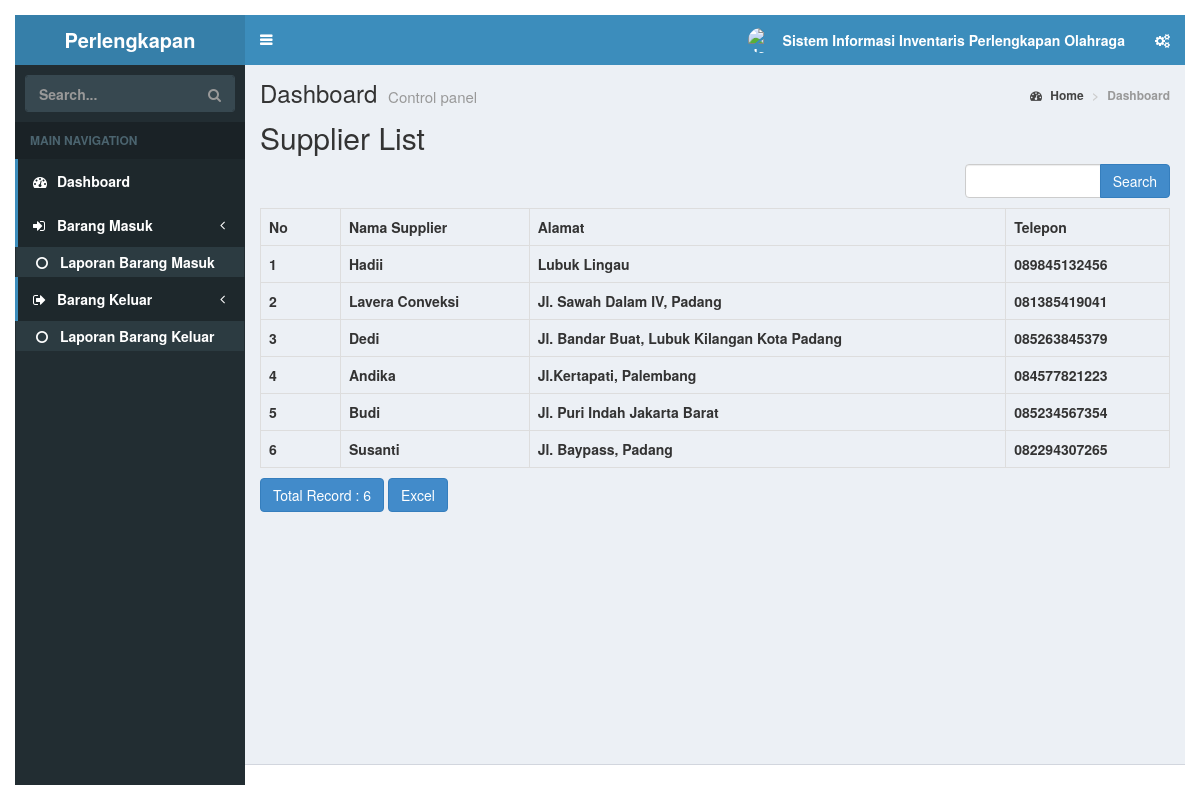
Page /index.php/supplier on the committed database.
### tables this page shows
CREATE TABLE `supplier` (
  `id_supplier` int(11) NOT NULL,
  `nama_supplier` varchar(50) NOT NULL,
  `alamat` varchar(100) NOT NULL,
  `telepon` varchar(15) NOT NULL
);

### application/controllers/Supplier.php (called while the page is built, shortened)
<?php
class Supplier extends CI_Controller
{
    function __construct()
    {
        $this->load->model('MSupplier');
        $this->load->library('form_validation');
    }
    public function index()
    {
        $q = urldecode($this->input->get('q', TRUE));
        $start = intval($this->input->get('start'));
        if ($q <> '') {
            $config['base_url'] = base_url() . 'supplier/index.html?q=' . urlencode($q);
            $config['first_url'] = base_url() . 'supplier/index.html?q=' . urlencode($q);
        } else {
            $config['base_url'] = base_url() . 'supplier/index.html';
            $config['first_url'] = base_url() . 'supplier/index.html';
        }
        $config['per_page'] = 10;
        $config['page_query_string'] = TRUE;
        $config['total_rows'] = $this->MSupplier->total_rows($q);
        $supplier = $this->MSupplier->get_limit_data($config['per_page'], $start, $q);
        $this->load->library('pagination');
        $this->pagination->initialize($config);
        $data = array(
            'supplier_data' => $supplier,
            'q' => $q,
            'pagination' => $this->pagination->create_links(),
            'total_rows' => $config['total_rows'],
            'start' => $start,
        );
        $data['page'] = 'supplier/supplier_list';
        $this->load->view('tamplate', $data);
    }
}

### index.php (called while the page is built, shortened)
<?php
require_once BASEPATH.'core/CodeIgniter.php';

### application/config/config.php (called while the page is built, shortened)
<?php
$config['base_url'] = '';
$config['index_page'] = 'index.php';
$config['uri_protocol']	= 'REQUEST_URI';
$config['url_suffix'] = '';
$config['language']	= 'english';
$config['charset'] = 'UTF-8';
$config['enable_hooks'] = FALSE;
$config['subclass_prefix'] = 'MY_';
$config['composer_autoload'] = FALSE;
$config['permitted_uri_chars'] = 'a-z 0-9~%.:_\-';
$config['enable_query_strings'] = FALSE;
$config['controller_trigger'] = 'c';
$config['function_trigger'] = 'm';
$config['directory_trigger'] = 'd';
$config['allow_get_array'] = TRUE;
$config['log_threshold'] = 0;
$config['log_path'] = '';
$config['log_file_extension'] = '';
$config['log_file_permissions'] = 0644;
$config['log_date_format'] = 'Y-m-d H:i:s';
$config['error_views_path'] = '';
$config['cache_path'] = '';
$config['cache_query_string'] = FALSE;
$config['encryption_key'] = '';
$config['sess_driver'] = 'files';
$config['sess_cookie_name'] = 'ci_session';
$config['sess_samesite'] = 'Lax';
$config['sess_expiration'] = 7200;
$config['sess_save_path'] = NULL;
$config['sess_match_ip'] = FALSE;
$config['sess_time_to_update'] = 300;
$config['sess_regenerate_destroy'] = FALSE;
$config['cookie_prefix']	= '';
$config['cookie_domain']	= '';
$config['cookie_path']		= '/';
$config['cookie_secure']	= FALSE;
$config['cookie_httponly'] 	= FALSE;
$config['cookie_samesite'] 	= 'Lax';
$config['standardize_newlines'] = FALSE;
$config['global_xss_filtering'] = FALSE;
$config['csrf_protection'] = FALSE;
$config['csrf_token_name'] = 'csrf_test_name';
$config['csrf_cookie_name'] = 'csrf_cookie_name';
$config['csrf_expire'] = 7200;
$config['csrf_regenerate'] = TRUE;
$config['csrf_exclude_uris'] = array();
$config['compress_output'] = FALSE;
$config['time_reference'] = 'local';
$config['rewrite_short_tags'] = FALSE;
$config['proxy_ips'] = '';

### application/models/MSupplier.php (called while the page is built, shortened)
<?php
class MSupplier extends CI_Model
{
    public $table = 'supplier';
    public $id = 'id_supplier';
    public $order = 'DESC';
    function total_rows($q = NULL) {
        $this->db->like('id_supplier', $q);
	$this->db->or_like('nama_supplier', $q);
	$this->db->or_like('alamat', $q);
	$this->db->or_like('telepon', $q);
	$this->db->from($this->table);
        return $this->db->count_all_results();
    }
    function get_limit_data($limit, $start = 0, $q = NULL) {
        $this->db->order_by($this->id, $this->order);
        $this->db->like('id_supplier', $q);
	$this->db->or_like('nama_supplier', $q);
	$this->db->or_like('alamat', $q);
	$this->db->or_like('telepon', $q);
	$this->db->limit($limit, $start);
        return $this->db->get($this->table)->result();
    }
}

### application/views/supplier/supplier_list.php (the view, shortened to what this page needs)
<!doctype html>
<html>
    <head>
        <link rel="stylesheet" href="<?php echo base_url('assets/bootstrap/css/bootstrap.min.css') ?>"/>
    </head>
    <body>
        <h2 style="margin-top:0px">Supplier List</h2>
        <div class="row" style="margin-bottom: 10px">
            <div class="col-md-4">
            </div>
            <div class="col-md-4 text-center">
            </div>
            <div class="col-md-1 text-right">
            </div>
            <div class="col-md-3 text-right">
                <form action="<?php echo site_url('supplier/index'); ?>" class="form-inline" method="get">
                    <div class="input-group">
                        <input type="text" class="form-control" name="q" value="<?php echo $q; ?>">
                        <span class="input-group-btn">
                          <button class="btn btn-primary" type="submit">Search</button>
                        </span>
                    </div>
                </form>
            </div>
        </div>
        <table class="table table-bordered" style="margin-bottom: 10px">
            <tr>
                <th>No</th>
		<th>Nama Supplier</th>
		<th>Alamat</th>
		<th>Telepon</th>
            </tr><?php
            foreach ($supplier_data as $supplier)
            {
                ?>
                <tr>
			<td width="80px"><?php echo ++$start ?></td>
			<td><?php echo $supplier->nama_supplier ?></td>
			<td><?php echo $supplier->alamat ?></td>
			<td><?php echo $supplier->telepon ?></td>
		</tr>
                <?php
            }
            ?>
        </table>
        <div class="row">
            <div class="col-md-6">
                <a href="#" class="btn btn-primary">Total Record : <?php echo $total_rows ?></a>
		<?php echo anchor(site_url('supplier/excel'), 'Excel', 'class="btn btn-primary"'); ?>
	    </div>
            <div class="col-md-6 text-right">
            </div>
        </div>
    </body>
</html>

### application/views/supplier/supplier_list.php (style rules this page uses)
body { padding: 15px; }

### rows in the picture
supplier: nama_supplier "Hadii", alamat "Lubuk Lingau", telepon "089845132456"
supplier: nama_supplier "Lavera Conveksi", alamat "Jl. Sawah Dalam IV, Padang", telepon "081385419041"
supplier: nama_supplier "Dedi", alamat "Jl. Bandar Buat, Lubuk Kilangan Kota Padang", telepon "085263845379"
supplier: nama_supplier "Andika", alamat "Jl.Kertapati, Palembang", telepon "084577821223"
supplier: nama_supplier "Budi", alamat "Jl. Puri Indah Jakarta Barat", telepon "085234567354"
supplier: nama_supplier "Susanti", alamat "Jl. Baypass, Padang", telepon "082294307265"

### other values in the picture
$total_rows "6"
anchor(site_url('supplier/excel'), 'Excel', 'class="btn btn-primary"') "Excel"
